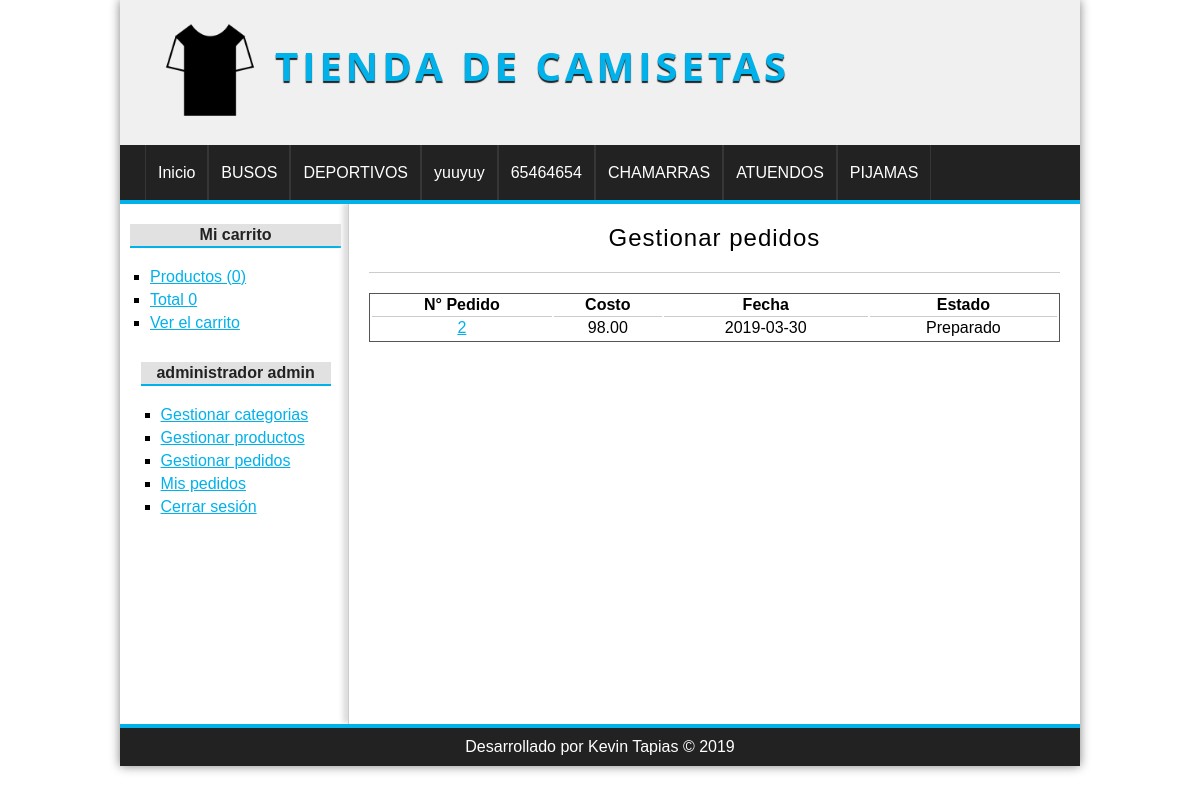
/pedido/gestion (signed in), run on the app's committed database.
### tables this page shows
CREATE TABLE `categorias` (
  `idcategoria` int(11) NOT NULL,
  `nombre` varchar(45) NOT NULL
);

CREATE TABLE `pedidos` (
  `idpedido` int(11) NOT NULL,
  `idusuario` int(11) NOT NULL,
  `provincia` varchar(255) NOT NULL,
  `localidad` varchar(100) NOT NULL,
  `direccion` varchar(255) NOT NULL,
  `coste` float(200,2) NOT NULL,
  `estado` varchar(20) NOT NULL,
  `fecha` date DEFAULT NULL,
  `hora` time DEFAULT NULL
);

### config/db.php (called while the page is built)
<?php
class Database{
    public static function connect(){
        $db = new mysqli(
            "localhost",
            "root",
            "",
            "tiendamaster"
        );
        $db->query("SET NAMES 'utf8'");
        return $db;
    }
}

### helpers/utils.php (called while the page is built, shortened)
<?php
    require_once 'models/categoria.php';
    class Utils{
        public static function showCategorias(){
            $categoria = new Categoria();
            $categorias = $categoria->listar();
            return $categorias;
        }
        public static function showStatus($status){
            $value = "Pendiente";
            switch ($status) {
                case 'ready':
                    $value = "Preparado";
                break;
            }
            return $value;
        }
    }
?>

### models/categoria.php (called while the page is built, shortened)
<?php
    class Categoria{
        private   $db;
        public  function __construct(){
            $this->db  =  Database::connect();
        }
        public function listar(){
            $categorias = $this->db->query("SELECT * FROM categorias ORDER BY idcategoria DESC");
            return $categorias;
        }
    }
?>

### controllers/PedidoController.php (called while the page is built, shortened)
<?php
require_once 'models/pedido.php';
class pedidoController{
    public function gestion(){
        $gestion = true;
        $pedido = new Pedido();
        $pedidos = $pedido->listar();
        require_once 'views/pedido/mis_pedidos.php';
    }
}

### models/pedido.php (called while the page is built, shortened)
<?php
    class Pedido{
        private   $db;
        public  function __construct(){
            $this->db  =  Database::connect();
        }
        public function listar(){
                $productos = $this->db->query("SELECT * FROM pedidos ORDER BY idpedido DESC");
                return $productos;
        }
    }

### views/pedido/mis_pedidos.php (the view)
<?php if(isset($gestion)):?>
    <h1>Gestionar pedidos</h1>
<?php else:?>
    <h1>Mis pedidos</h1>
<?php endif;?>
<table>
    <tr>
        <th>N° Pedido</th>
        <th>Costo</th>
        <th>Fecha</th>
        <th>Estado</th>
    </tr>
    <?php while($ped = $pedidos->fetch_object()):
    ?>
        <tr>
            <td>
                <a href="<?=base_url?>pedido/detalle&id=<?=$ped->idpedido?>">
                <?=$ped->idpedido?>
            </a>
            </td>
            <td><?=$ped->coste?></td>
            <td><?=$ped->fecha?></td>
            <td><?= Utils::showStatus($ped->estado) ?></td>
        </tr>
    <?php endwhile; ?>
</table>

### views/layout/header.php (shortened to what this page needs)
<?php
 require_once 'helpers/utils.php';
?>
<!DOCTYPE html>
<html lang="es">
<head>
    <link rel="stylesheet" href="<?=base_url?>assets/css/styles.css">
</head>
<body>
    <div id="container">
        <header id="header">
            <div id="logo">
                <img src="<?=base_url?>assets/camisa.png" alt="camiseta">
                <a href="<?=base_url?>">
                Tienda de Camisetas</a>
            </div>
        </header>
        <?php $categorias =  Utils::showCategorias() ?>
        <nav id="menu">
            <ul>
                <li>
                    <a href="<?=base_url?>">Inicio</a>
                </li>
            <?php while($cat = $categorias->fetch_object()): ?>
                <li>
                    <a href="<?=base_url?>categoria/ver&id=<?=$cat->idcategoria?>"><?=$cat->nombre?></a>
                </li>
              <?php endwhile;?>
            </ul>
        </nav>
        <div id="content">

### assets/css/styles.css (style rules this page uses)
* { padding: 0px; margin: 0px; font-family: sans-serif, Arial, Helvetica; }
a { color: #01b1EA; }
#container { width: 80%; margin: 0px auto; box-shadow: 0px 0px 10px gray; background: white; }
#header { height: 145px; background: #F0F0F0; height: 145px; }
#logo { float: left; padding: 20px; margin-left: 20px; }
#logo img { float: left; height: 100px; }
#logo a { float: left; font-size: 40px; letter-spacing: 4px; font-family: 'Open Sans', Arial, Helvetica, sans-serif; text-transform: uppercase; color: #01B1EA; font-weight: bold; text-decoration: none; margin-top: 18px; margin-left: 15px; text-shadow: 0px 2px 1px #222; transition: all 300ms; }
#menu { clear: both; background: #222; color: white; height: 55px; border-bottom: 4px solid #01B1EA; }
#menu ul { list-style: none; text-decoration: none; margin: 0px auto; margin-left: 25px; }
#menu ul li { line-height: 55px; float: left; border-right: 1px solid #363636; }
#menu a { display: block; color: white; text-decoration: none; padding-left: 12px; padding-right: 12px; transition: all 200ms; }
#menu a:first-child { border-left: 1px solid #363636; }
#content { margin:0px auto; overflow: hidden; background: white; }
#central h1 { font-size: 24px; text-align: center; font-weight: normal; letter-spacing: 1px; border-bottom: 1px solid #ccc; margin-bottom :20px; padding: 20px; }
table { width: 100%; border: 1px solid #555; text-align: center; }
table td { border-top: 1px solid #ccc; padding: 2px; }

### data on the page
categorias: nombre "BUSOS"
categorias: nombre "DEPORTIVOS"
categorias: nombre "yuuyuy"
categorias: nombre "65464654"
categorias: nombre "CHAMARRAS"
categorias: nombre "ATUENDOS"
categorias: nombre "PIJAMAS"
pedidos: idpedido "2", coste "98.00", fecha "2019-03-30", estado "Preparado"

### other printed values
$stats['count'] "0"
$stats['total'] "0"
$_SESSION['identity']->nombre "administrador"
$_SESSION['identity']->apellidos "admin"
